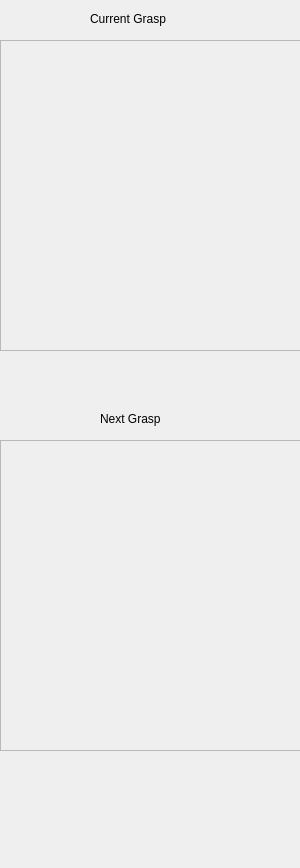
<?xml version="1.0" encoding="UTF-8"?>
<ui version="4.0">
 <class>GraspSelectionView</class>
 <widget class="QWidget" name="GraspSelectionView">
  <property name="geometry">
   <rect>
    <x>0</x>
    <y>0</y>
    <width>300</width>
    <height>868</height>
   </rect>
  </property>
  <property name="windowTitle">
   <string>Form</string>
  </property>
  <widget class="QFrame" name="renderArea">
   <property name="geometry">
    <rect>
     <x>0</x>
     <y>40</y>
     <width>301</width>
     <height>311</height>
    </rect>
   </property>
   <property name="frameShape">
    <enum>QFrame::StyledPanel</enum>
   </property>
   <property name="frameShadow">
    <enum>QFrame::Raised</enum>
   </property>
  </widget>
  <widget class="QFrame" name="nextRenderArea">
   <property name="geometry">
    <rect>
     <x>0</x>
     <y>440</y>
     <width>301</width>
     <height>311</height>
    </rect>
   </property>
   <property name="frameShape">
    <enum>QFrame::StyledPanel</enum>
   </property>
   <property name="frameShadow">
    <enum>QFrame::Raised</enum>
   </property>
  </widget>
  <widget class="QLabel" name="label">
   <property name="geometry">
    <rect>
     <x>90</x>
     <y>10</y>
     <width>101</width>
     <height>17</height>
    </rect>
   </property>
   <property name="text">
    <string>Current Grasp</string>
   </property>
  </widget>
  <widget class="QLabel" name="label_2">
   <property name="geometry">
    <rect>
     <x>100</x>
     <y>410</y>
     <width>81</width>
     <height>17</height>
    </rect>
   </property>
   <property name="text">
    <string>Next Grasp</string>
   </property>
  </widget>
 </widget>
 <resources/>
 <connections/>
</ui>
